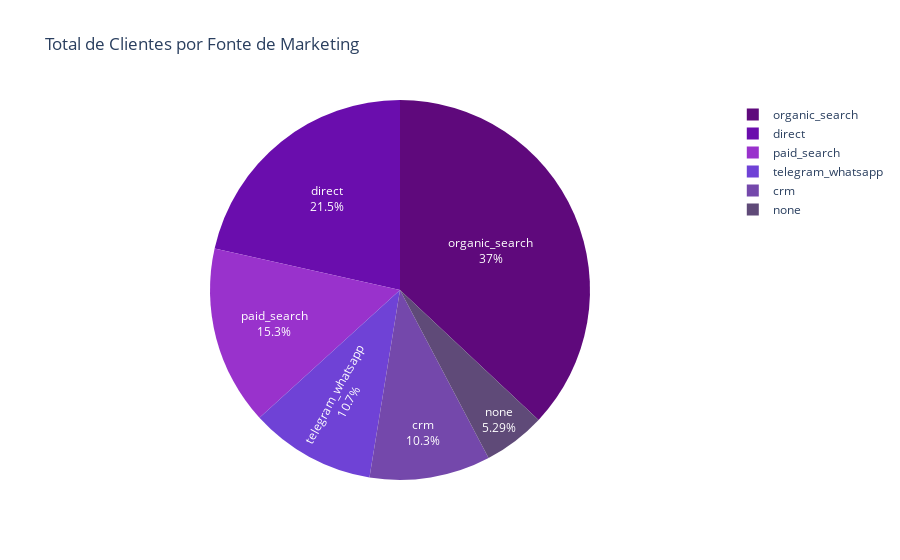

Notebook code for this chart:
### Markdown cell above
### 2.7.1- Análise da Distribuição das Fontes de Marketing

O gráfico de barras abaixo mostra a distribuição das fontes de marketing que convertem assinaturas.

### Code cell
# Criando o gráfico de pizza com Plotly
fig = px.pie(marketing_source_stats, values='Total Customers', names='marketing_source',
             title='Total de Clientes por Fonte de Marketing', color_discrete_sequence=colors)

# Removendo o label padrão do eixo y e adicionando as porcentagens em cada fatia
fig.update_traces(textinfo='percent+label')

fig.write_image('imgs/marketing_source.png')
# Mostrando o gráfico
fig.show()

### Figure 1 — Plotly figure (JSON) as saved in the notebook; plotly's stock layout.template omitted (floating-point values rounded to 4 significant figures)
{"data": [{"domain": {"x": [0, 1], "y": [0, 1]}, "hovertemplate": "marketing_source=%{label}<br>Total Customers=%{value}<extra></extra>", "labels": ["crm", "direct", "none", "organic_search", "paid_search", "telegram_whatsapp"], "legendgroup": "", "name": "", "showlegend": true, "textinfo": "percent+label", "type": "pie", "values": [1029, 2149, 529, 3699, 1526, 1068]}], "layout": {"legend": {"tracegroupgap": 0}, "piecolorway": ["#5F097C", "#6A0DAD", "#9932CC", "#6F42D6", "#7448AB", "#5F4A78"], "title": {"text": "Total de Clientes por Fonte de Marketing"}}}
